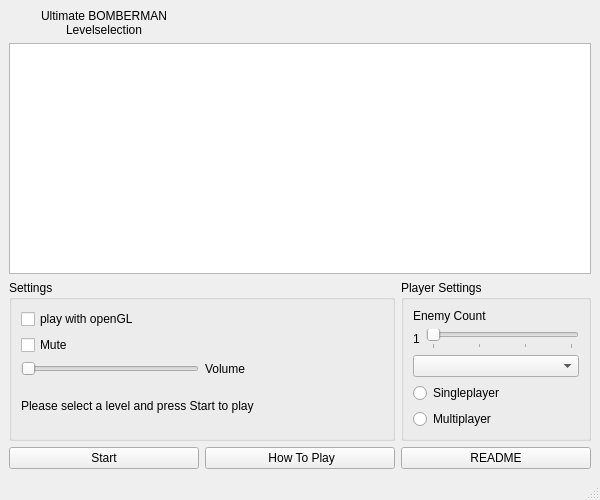
<?xml version="1.0" encoding="UTF-8"?>
<ui version="4.0">
 <class>StartWindow</class>
 <widget class="QMainWindow" name="StartWindow">
  <property name="geometry">
   <rect>
    <x>0</x>
    <y>0</y>
    <width>600</width>
    <height>500</height>
   </rect>
  </property>
  <property name="minimumSize">
   <size>
    <width>600</width>
    <height>500</height>
   </size>
  </property>
  <property name="windowTitle">
   <string>Ultimate Bomberman Menu</string>
  </property>
  <widget class="QWidget" name="centralwidget">
   <layout class="QGridLayout" name="gridLayout">
    <item row="0" column="0">
     <widget class="QLabel" name="levelselectionLabel">
      <property name="text">
       <string>Ultimate BOMBERMAN
Levelselection</string>
      </property>
      <property name="alignment">
       <set>Qt::AlignCenter</set>
      </property>
     </widget>
    </item>
    <item row="1" column="0" colspan="3">
     <widget class="QTableView" name="levelTableView">
      <property name="minimumSize">
       <size>
        <width>401</width>
        <height>0</height>
       </size>
      </property>
      <attribute name="horizontalHeaderCascadingSectionResizes">
       <bool>false</bool>
      </attribute>
      <attribute name="horizontalHeaderDefaultSectionSize">
       <number>100</number>
      </attribute>
      <attribute name="horizontalHeaderMinimumSectionSize">
       <number>77</number>
      </attribute>
      <attribute name="horizontalHeaderStretchLastSection">
       <bool>false</bool>
      </attribute>
      <attribute name="verticalHeaderVisible">
       <bool>false</bool>
      </attribute>
      <attribute name="verticalHeaderDefaultSectionSize">
       <number>40</number>
      </attribute>
      <attribute name="verticalHeaderMinimumSectionSize">
       <number>30</number>
      </attribute>
      <attribute name="verticalHeaderShowSortIndicator" stdset="0">
       <bool>false</bool>
      </attribute>
      <attribute name="verticalHeaderStretchLastSection">
       <bool>false</bool>
      </attribute>
     </widget>
    </item>
    <item row="2" column="0" colspan="2">
     <widget class="QGroupBox" name="settingsGroupBox">
      <property name="enabled">
       <bool>true</bool>
      </property>
      <property name="title">
       <string>Settings</string>
      </property>
      <layout class="QGridLayout" name="gridLayout_2">
       <item row="0" column="0">
        <widget class="QCheckBox" name="openGlCheckBox">
         <property name="text">
          <string>play with openGL</string>
         </property>
        </widget>
       </item>
       <item row="1" column="0">
        <widget class="QCheckBox" name="muteCheckBox">
         <property name="text">
          <string>Mute</string>
         </property>
        </widget>
       </item>
       <item row="2" column="0">
        <widget class="QSlider" name="volumeHorizontalSlider">
         <property name="sizePolicy">
          <sizepolicy hsizetype="Preferred" vsizetype="Fixed">
           <horstretch>0</horstretch>
           <verstretch>0</verstretch>
          </sizepolicy>
         </property>
         <property name="orientation">
          <enum>Qt::Horizontal</enum>
         </property>
         <property name="tickPosition">
          <enum>QSlider::NoTicks</enum>
         </property>
        </widget>
       </item>
       <item row="2" column="1">
        <widget class="QLabel" name="volumeLabel">
         <property name="text">
          <string>Volume</string>
         </property>
        </widget>
       </item>
       <item row="3" column="0" colspan="2">
        <widget class="QLabel" name="infoLabel">
         <property name="text">
          <string>Please select a level and press Start to play</string>
         </property>
        </widget>
       </item>
      </layout>
     </widget>
    </item>
    <item row="2" column="2">
     <widget class="QGroupBox" name="playerGroupBox">
      <property name="title">
       <string>Player Settings</string>
      </property>
      <layout class="QFormLayout" name="formLayout">
       <property name="fieldGrowthPolicy">
        <enum>QFormLayout::AllNonFixedFieldsGrow</enum>
       </property>
       <item row="0" column="0" colspan="2">
        <widget class="QLabel" name="label">
         <property name="text">
          <string>Enemy Count</string>
         </property>
        </widget>
       </item>
       <item row="1" column="0">
        <widget class="QLabel" name="sliderShowLabel">
         <property name="sizePolicy">
          <sizepolicy hsizetype="Preferred" vsizetype="Preferred">
           <horstretch>0</horstretch>
           <verstretch>0</verstretch>
          </sizepolicy>
         </property>
         <property name="text">
          <string>1</string>
         </property>
        </widget>
       </item>
       <item row="1" column="1">
        <widget class="QSlider" name="playerCountHorizontalSlider">
         <property name="sizePolicy">
          <sizepolicy hsizetype="Preferred" vsizetype="Fixed">
           <horstretch>0</horstretch>
           <verstretch>0</verstretch>
          </sizepolicy>
         </property>
         <property name="minimum">
          <number>1</number>
         </property>
         <property name="maximum">
          <number>4</number>
         </property>
         <property name="singleStep">
          <number>1</number>
         </property>
         <property name="orientation">
          <enum>Qt::Horizontal</enum>
         </property>
         <property name="tickPosition">
          <enum>QSlider::TicksBelow</enum>
         </property>
         <property name="tickInterval">
          <number>1</number>
         </property>
        </widget>
       </item>
       <item row="2" column="0" colspan="2">
        <widget class="QComboBox" name="difficultyComboBox"/>
       </item>
       <item row="3" column="0" colspan="2">
        <widget class="QRadioButton" name="singleRadioButton">
         <property name="text">
          <string>Singleplayer</string>
         </property>
        </widget>
       </item>
       <item row="4" column="0" colspan="2">
        <widget class="QRadioButton" name="multiRadioButton">
         <property name="text">
          <string>Multiplayer</string>
         </property>
        </widget>
       </item>
      </layout>
     </widget>
    </item>
    <item row="3" column="0">
     <widget class="QPushButton" name="startButton">
      <property name="text">
       <string>Start</string>
      </property>
     </widget>
    </item>
    <item row="3" column="1">
     <widget class="QPushButton" name="controlButton">
      <property name="text">
       <string> How To Play</string>
      </property>
     </widget>
    </item>
    <item row="3" column="2">
     <widget class="QPushButton" name="readMeButton">
      <property name="text">
       <string>README</string>
      </property>
     </widget>
    </item>
   </layout>
  </widget>
  <widget class="QStatusBar" name="statusbar"/>
  <widget class="QMenuBar" name="menubar">
   <property name="geometry">
    <rect>
     <x>0</x>
     <y>0</y>
     <width>600</width>
     <height>25</height>
    </rect>
   </property>
  </widget>
 </widget>
 <resources/>
 <connections/>
</ui>
